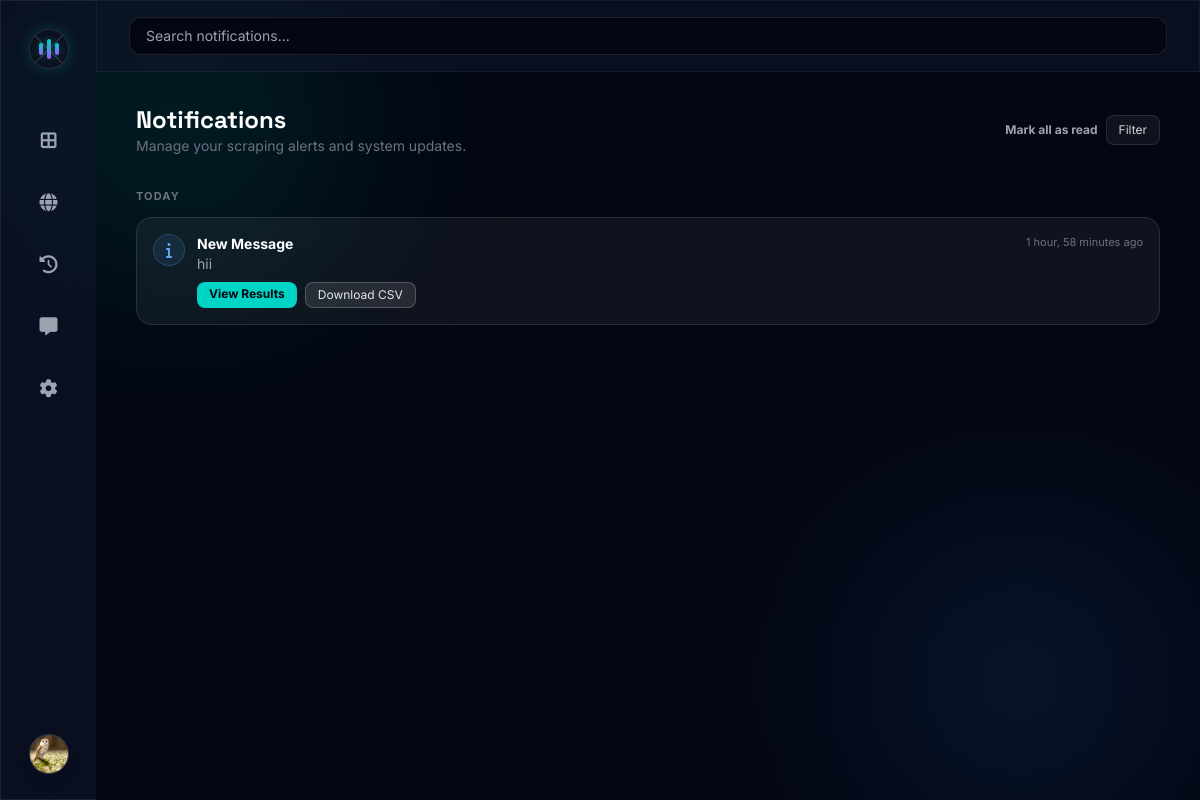
Screenshot of /dashboard/notifications/ (signed in) with the database file from the repository.
### apps/users/models.py (models this page shows, shortened)
class User(AbstractUser):
    ROLE_ADMIN = 'ADMIN'
    ROLE_USER = 'USER'
    ROLE_CHOICES = (
        (ROLE_ADMIN, 'Admin'),
        (ROLE_USER, 'User'),
    )
    bio = models.TextField(blank=True, null=True)
    job_title = models.CharField(max_length=100, blank=True, null=True)
    location = models.CharField(max_length=100, blank=True, null=True)
    avatar = models.ImageField(upload_to='avatars/', blank=True, null=True)
    otp_code = models.CharField(max_length=6, blank=True, null=True)
    otp_created_at = models.DateTimeField(blank=True, null=True)
    role = models.CharField(max_length=10, choices=ROLE_CHOICES, default=ROLE_USER)
    is_banned = models.BooleanField(default=False)
    class Meta:
        db_table = 'users'

### core/models.py (models this page shows, shortened)
class Message(models.Model):
    conversation = models.ForeignKey(Conversation, related_name='messages', on_delete=models.CASCADE)
    sender = models.ForeignKey(settings.AUTH_USER_MODEL, related_name='sent_messages', on_delete=models.CASCADE)
    receiver = models.ForeignKey(settings.AUTH_USER_MODEL, related_name='received_messages', on_delete=models.CASCADE)
    message_text = models.TextField()
    message_type = models.CharField(max_length=20, default='text')
    created_at = models.DateTimeField(auto_now_add=True)
    is_read = models.BooleanField(default=False)

class Notification(models.Model):
    user = models.ForeignKey(settings.AUTH_USER_MODEL, related_name='notifications', on_delete=models.CASCADE)
    message = models.ForeignKey(Message, related_name='notifications', on_delete=models.CASCADE)
    notification_type = models.CharField(max_length=50, default='chat_message')
    is_read = models.BooleanField(default=False)
    created_at = models.DateTimeField(auto_now_add=True)

### core/views.py (the view)
# urls.py: path('dashboard/notifications/', notifications_feed, name='notifications'),
@login_required
def notifications_feed(request):
    now = timezone.now()
    today_items = []
    yesterday_items = []
    last_week_items = []
    notifs = Notification.objects.filter(user=request.user).select_related('message').order_by('-created_at')[:100]
    for n in notifs:
        item = {'status': 'info', 'title': 'New Message', 'description': n.message.message_text if n.message else '', 'timestamp': n.created_at}
        if n.created_at.date() == now.date():
            today_items.append(item)
        elif n.created_at.date() == (now - timedelta(days=1)).date():
            yesterday_items.append(item)
        elif (now - timedelta(days=7)).date() <= n.created_at.date() < now.date():
            last_week_items.append(item)
    return render(request, 'dashboard/notifications_feed.html', {
        'today_items': today_items,
        'yesterday_items': yesterday_items,
        'last_week_items': last_week_items,
        'page_title': 'Notifications',
    })

### templates/dashboard/notifications_feed.html (shortened to what this page needs)
{% extends 'dashboard/base_dashboard.html' %}
{% load static %}
{% block content %}
<header class="sticky top-0 z-20 glass border-b border-white/5 px-8 py-4">
  <div class="relative">
    <input type="text" class="w-full bg-dark-bg border border-white/10 rounded-xl px-4 py-2 text-sm text-gray-400" placeholder="Search notifications...">
  </div>
</header>
<div class="p-8 h-[calc(100vh-4rem)] overflow-y-auto">
  <div class="max-w-5xl mx-auto space-y-8">
    <div class="flex items-center justify-between">
      <div>
        <h2 class="text-2xl font-display font-bold text-white">Notifications</h2>
        <div class="text-gray-500 text-sm">Manage your scraping alerts and system updates.</div>
      </div>
      <div class="flex items-center gap-2">
        <a href="{% url 'notifications' %}" class="text-xs font-bold text-gray-400 hover:text-white">Mark all as read</a>
        <button class="px-3 py-1.5 rounded-lg bg-white/5 border border-white/10 text-xs text-gray-300 hover:bg-white/10">Filter</button>
      </div>
    </div>
    {% if today_items %}
    <div>
      <div class="text-[11px] font-bold text-gray-500 uppercase tracking-widest mb-3">Today</div>
      <div class="space-y-3">
        {% for n in today_items %}
        <div class="rounded-2xl p-4 border border-white/10 bg-white/5 flex items-start justify-between">
          <div class="flex items-start gap-3">
            <span class="w-8 h-8 rounded-full flex items-center justify-center {% if n.status == 'success' %}text-green-400 bg-green-400/10 border border-green-400/20{% elif n.status == 'error' %}text-red-400 bg-red-400/10 border border-red-400/20{% elif n.status == 'warning' %}text-yellow-400 bg-yellow-400/10 border border-yellow-400/20{% else %}text-blue-400 bg-blue-400/10 border border-blue-400/20{% endif %}">
              <i class="fa-solid {% if n.status == 'success' %}fa-check{% elif n.status == 'error' %}fa-triangle-exclamation{% elif n.status == 'warning' %}fa-exclamation{% else %}fa-info{% endif %}"></i>
            </span>
            <div>
              <div class="text-sm font-bold text-white">{{ n.title }}</div>
              <div class="text-sm text-gray-400">{{ n.description }}</div>
              <div class="mt-2 flex gap-2">
                <a href="{% url 'history' %}?status=COMPLETED" class="px-3 py-1 rounded-lg bg-brand text-dark-bg text-xs font-bold">View Results</a>
                <a href="#" class="px-3 py-1 rounded-lg bg-white/10 border border-white/20 text-xs text-gray-200">Download CSV</a>
              </div>
            </div>
          </div>
          <div class="text-[11px] text-gray-500 whitespace-nowrap">{{ n.timestamp|timesince }} ago</div>
        </div>
        {% endfor %}
      </div>
    </div>
    {% endif %}
  </div>
</div>
{% endblock %}

### templates/dashboard/base_dashboard.html (shortened to what this page needs)
{% load static %}
<!DOCTYPE html>
<html lang="en">
<head>
    <script src="https://cdn.tailwindcss.com"></script>
    <link rel="stylesheet" href="https://cdnjs.cloudflare.com/ajax/libs/font-awesome/6.4.0/css/all.min.css">
</head>
<body class="bg-dark-bg text-gray-300 font-sans antialiased overflow-hidden selection:bg-brand selection:text-white">
    <div class="bg-blob-1"></div>
    <div class="bg-blob-2"></div>
    <div class="flex h-screen">
        <aside id="dashboard-sidebar" class="fixed inset-y-0 left-0 z-50 glass border-r-0 border-r border-dark-border flex flex-col justify-between shrink-0 transition-all duration-300 overflow-hidden group/sidebar">
            <div>
                <div class="h-24 flex items-center justify-center sidebar-header cursor-pointer hover:bg-white/5 transition-colors" onclick="toggleSidebar()" title="Click to toggle sidebar">
                    <div class="flex items-center gap-3">
                        <div class="relative w-10 h-10 shrink-0 rounded-full bg-[#0B1120] border border-white/10 flex items-center justify-center overflow-hidden group-hover:border-brand/50 transition-colors shadow-[0_0_15px_rgba(0,212,197,0.2)]">
                            <div class="absolute inset-0 flex items-center justify-center opacity-20">
                                <div class="w-[140%] h-[1px] bg-white -rotate-45 absolute"></div>
                            </div>
                            <div class="flex items-center gap-[4px] relative z-10">
                                <div class="w-[4px] h-3 rounded-full bg-gradient-to-b from-brand to-purple-500 shadow-[0_0_10px_rgba(0,212,197,0.4)]"></div>
                                <div class="w-[4px] h-5 rounded-full bg-gradient-to-b from-brand to-purple-500 shadow-[0_0_10px_rgba(0,212,197,0.4)]"></div>
                                <div class="w-[4px] h-3 rounded-full bg-gradient-to-b from-brand to-purple-500 shadow-[0_0_10px_rgba(0,212,197,0.4)]"></div>
                            </div>
                        </div>
                    </div>
                </div>
                <nav class="px-2 space-y-2 mt-4 flex flex-col w-full">
                    <a href="{% url 'dashboard' %}" data-tooltip="Dashboard" class="sidebar-link flex items-center gap-3 py-3 rounded-xl {% if request.resolver_match.url_name == 'dashboard' %}bg-brand/10 text-brand font-medium border border-brand/20 shadow-[0_0_10px_rgba(0,212,197,0.1)]{% else %}text-gray-400 hover:text-white hover:bg-white/5 border border-transparent hover:border-white/5{% endif %} transition-all group relative overflow-hidden">
                        <i class="fa-solid fa-border-all text-lg w-6 text-center relative z-10 shrink-0 {% if request.resolver_match.url_name != 'dashboard' %}group-hover:text-brand transition-colors{% endif %}"></i>
                    </a>
                    <a href="{% url 'new_scrape' %}" data-tooltip="Scraper" class="sidebar-link flex items-center gap-3 py-3 rounded-xl {% if request.resolver_match.url_name == 'new_scrape' %}bg-brand/10 text-brand font-medium border border-brand/20 shadow-[0_0_10px_rgba(0,212,197,0.1)]{% else %}text-gray-400 hover:text-white hover:bg-white/5 border border-transparent hover:border-white/5{% endif %} transition-all group relative overflow-hidden">
                        <i class="fa-solid fa-globe text-lg w-6 text-center relative z-10 shrink-0 {% if request.resolver_match.url_name != 'new_scrape' %}group-hover:text-brand transition-colors{% endif %}"></i>
                    </a>
                    <a href="{% url 'history' %}" data-tooltip="History" class="sidebar-link flex items-center gap-3 py-3 rounded-xl {% if request.resolver_match.url_name == 'history' %}bg-brand/10 text-brand font-medium border border-brand/20 shadow-[0_0_10px_rgba(0,212,197,0.1)]{% else %}text-gray-400 hover:text-white hover:bg-white/5 border border-transparent hover:border-white/5{% endif %} transition-all group relative overflow-hidden">
                        <i class="fa-solid fa-clock-rotate-left text-lg w-6 text-center relative z-10 shrink-0 {% if request.resolver_match.url_name != 'history' %}group-hover:text-brand transition-colors{% endif %}"></i>
                    </a>
                    <a href="{% url 'messages' %}" data-tooltip="Messages" class="sidebar-link flex items-center gap-3 py-3 rounded-xl {% if request.resolver_match.url_name == 'messages' %}bg-brand/10 text-brand font-medium border border-brand/20 shadow-[0_0_10px_rgba(0,212,197,0.1)]{% else %}text-gray-400 hover:text-white hover:bg-white/5 border border-transparent hover:border-white/5{% endif %} transition-all group relative overflow-hidden">
                        <i class="fa-solid fa-message text-lg w-6 text-center relative z-10 shrink-0 {% if request.resolver_match.url_name != 'messages' %}group-hover:text-brand transition-colors{% endif %}"></i>
                    </a>
                    <a href="{% url 'settings_section' 'plan' %}" data-tooltip="Settings" class="sidebar-link flex items-center gap-3 py-3 rounded-xl {% if request.resolver_match.url_name == 'settings' %}bg-brand/10 text-brand font-medium border border-brand/20 shadow-[0_0_10px_rgba(0,212,197,0.1)]{% else %}text-gray-400 hover:text-white hover:bg-white/5 border border-transparent hover:border-white/5{% endif %} transition-all group relative overflow-hidden">
                        <i class="fa-solid fa-gear text-lg w-6 text-center relative z-10 shrink-0 {% if request.resolver_match.url_name != 'settings' %}group-hover:text-brand transition-colors{% endif %}"></i>
                    </a>
                </nav>
            </div>
            <div class="p-2 space-y-4">
                <div class="flex items-center gap-2 p-2 justify-center">
                    <button type="button" id="profileMenuToggle" data-tooltip="Profile" class="sidebar-link flex-1 flex items-center gap-3 p-2 rounded-xl hover:bg-white/5 transition-colors cursor-pointer border border-transparent hover:border-white/10 group">
                        <div class="w-10 h-10 rounded-full bg-gradient-to-br from-gray-800 to-gray-900 border border-white/10 flex items-center justify-center text-brand font-bold shadow-lg group-hover:shadow-brand/20 transition-all shrink-0 overflow-hidden">
                            {% if user.avatar %}
                                <img src="{{ user.avatar.url }}" alt="Profile" class="w-full h-full object-cover">
                            {% else %}
                                {{ user.username|make_list|first|upper }}
                            {% endif %}
                        </div>
                    </button>
                </div>
            </div>
        </aside>
        <main class="flex-1 ml-24 overflow-y-auto relative z-10 scroll-smooth">
            {% block content %}{% endblock %}
        </main>
    </div>
</body>
</html>

### templates/dashboard/base_dashboard.html (style rules this page uses)
body { font-family: 'Inter', sans-serif; }
.font-display { font-family: 'Space Grotesk', sans-serif; }
#dashboard-sidebar { width: 6rem; transition: width 0.4s cubic-bezier(0.4, 0, 0.2, 1); }
#dashboard-sidebar .sidebar-header { justify-content: center; padding-left: 0; padding-right: 0; }
#dashboard-sidebar .sidebar-link { justify-content: center; padding-left: 0; padding-right: 0; }
.glass { background: rgba(15, 23, 42, 0.6); backdrop-filter: blur(12px); -webkit-backdrop-filter: blur(12px); border: 1px solid rgba(255, 255, 255, 0.08); }
.bg-blob-1 { position: fixed; top: -10%; left: -10%; width: 50%; height: 50%; background: radial-gradient(circle, rgba(0, 212, 197, 0.15) 0%, rgba(0,0,0,0) 70%); filter: blur(80px); z-index: -1; animation: blob 15s infinite alternate; }
.bg-blob-2 { position: fixed; bottom: -10%; right: -10%; width: 50%; height: 50%; background: radial-gradient(circle, rgba(59, 130, 246, 0.15) 0%, rgba(0,0,0,0) 70%); filter: blur(80px); z-index: -1; animation: blob 20s infinite alternate-reverse; }

### rows the page displays
User: avatar (picture)
Message: description "hii"
Notification: timestamp "1 hour, 58 minutes"

### other values shown
{{ n.title }} "New Message"
